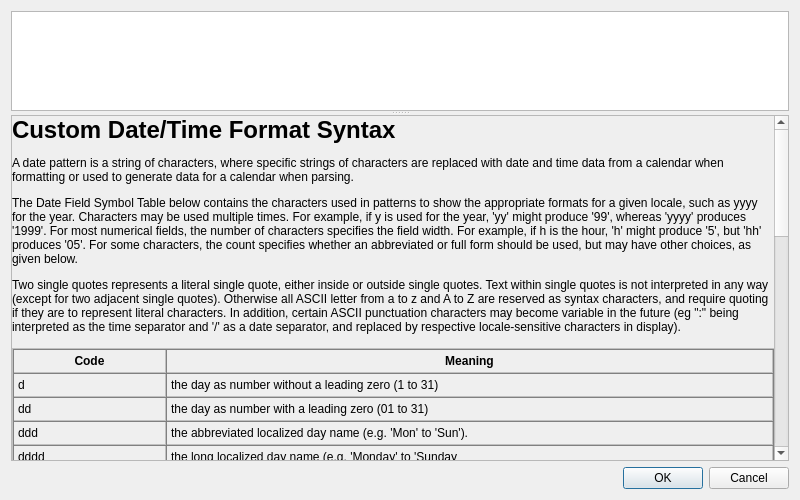
<?xml version="1.0" encoding="UTF-8"?>
<ui version="4.0">
 <class>LxQtWorldClockConfigurationManualFormat</class>
 <widget class="QDialog" name="LxQtWorldClockConfigurationManualFormat">
  <property name="geometry">
   <rect>
    <x>0</x>
    <y>0</y>
    <width>800</width>
    <height>500</height>
   </rect>
  </property>
  <property name="windowTitle">
   <string>World Clock Time Zones</string>
  </property>
  <layout class="QVBoxLayout" name="verticalLayout_3" stretch="0,0">
   <item>
    <widget class="QSplitter" name="splitter">
     <property name="orientation">
      <enum>Qt::Vertical</enum>
     </property>
     <property name="childrenCollapsible">
      <bool>false</bool>
     </property>
     <widget class="QPlainTextEdit" name="manualFormatPTE">
      <property name="sizePolicy">
       <sizepolicy hsizetype="Expanding" vsizetype="Expanding">
        <horstretch>0</horstretch>
        <verstretch>1</verstretch>
       </sizepolicy>
      </property>
      <property name="minimumSize">
       <size>
        <width>0</width>
        <height>100</height>
       </size>
      </property>
     </widget>
     <widget class="QScrollArea" name="scrollArea">
      <property name="sizePolicy">
       <sizepolicy hsizetype="Expanding" vsizetype="Expanding">
        <horstretch>0</horstretch>
        <verstretch>100</verstretch>
       </sizepolicy>
      </property>
      <property name="minimumSize">
       <size>
        <width>0</width>
        <height>100</height>
       </size>
      </property>
      <property name="horizontalScrollBarPolicy">
       <enum>Qt::ScrollBarAlwaysOff</enum>
      </property>
      <property name="widgetResizable">
       <bool>true</bool>
      </property>
      <widget class="QWidget" name="scrollAreaWidgetContents">
       <property name="geometry">
        <rect>
         <x>0</x>
         <y>0</y>
         <width>766</width>
         <height>1050</height>
        </rect>
       </property>
       <layout class="QVBoxLayout" name="verticalLayout">
        <property name="leftMargin">
         <number>0</number>
        </property>
        <property name="topMargin">
         <number>0</number>
        </property>
        <property name="rightMargin">
         <number>0</number>
        </property>
        <property name="bottomMargin">
         <number>0</number>
        </property>
        <item>
         <widget class="QLabel" name="helpL">
          <property name="text">
           <string>&lt;h1&gt;Custom Date/Time Format Syntax&lt;/h1&gt;
&lt;p&gt;A date pattern is a string of characters, where specific strings of characters are replaced with date and time data from a calendar when formatting or used to generate data for a calendar when parsing.&lt;/p&gt;
&lt;p&gt;The Date Field Symbol Table below contains the characters used in patterns to show the appropriate formats for a given locale, such as yyyy for the year. Characters may be used multiple times. For example, if y is used for the year, 'yy' might produce '99', whereas 'yyyy' produces '1999'. For most numerical fields, the number of characters specifies the field width. For example, if h is the hour, 'h' might produce '5', but 'hh' produces '05'. For some characters, the count specifies whether an abbreviated or full form should be used, but may have other choices, as given below.&lt;/p&gt;
&lt;p&gt;Two single quotes represents a literal single quote, either inside or outside single quotes. Text within single quotes is not interpreted in any way (except for two adjacent single quotes). Otherwise all ASCII letter from a to z and A to Z are reserved as syntax characters, and require quoting if they are to represent literal characters. In addition, certain ASCII punctuation characters may become variable in the future (eg &quot;:&quot; being interpreted as the time separator and '/' as a date separator, and replaced by respective locale-sensitive characters in display).&lt;br /&gt;&lt;/p&gt;
&lt;table border=&quot;1&quot; width=&quot;100%&quot; cellpadding=&quot;4&quot; cellspacing=&quot;0&quot;&gt;
&lt;tr&gt;&lt;th width=&quot;20%&quot;&gt;Code&lt;/th&gt;&lt;th&gt;Meaning&lt;/th&gt;&lt;/tr&gt;
&lt;tr&gt;&lt;td&gt;d&lt;/td&gt;&lt;td&gt;the day as number without a leading zero (1 to 31)&lt;/td&gt;&lt;/tr&gt;
&lt;tr&gt;&lt;td&gt;dd&lt;/td&gt;&lt;td&gt;the day as number with a leading zero (01 to 31)&lt;/td&gt;&lt;/tr&gt;
&lt;tr&gt;&lt;td&gt;ddd&lt;/td&gt;&lt;td&gt;the abbreviated localized day name (e.g. 'Mon' to 'Sun').&lt;/td&gt;&lt;/tr&gt;
&lt;tr&gt;&lt;td&gt;dddd&lt;/td&gt;&lt;td&gt;the long localized day name (e.g. 'Monday' to 'Sunday&lt;/td&gt;&lt;/tr&gt;
&lt;tr&gt;&lt;td&gt;M&lt;/td&gt;&lt;td&gt;the month as number without a leading zero (1-12)&lt;/td&gt;&lt;/tr&gt;
&lt;tr&gt;&lt;td&gt;MM&lt;/td&gt;&lt;td&gt;the month as number with a leading zero (01-12)&lt;/td&gt;&lt;/tr&gt;
&lt;tr&gt;&lt;td&gt;MMM&lt;/td&gt;&lt;td&gt;the abbreviated localized month name (e.g. 'Jan' to 'Dec').&lt;/td&gt;&lt;/tr&gt;
&lt;tr&gt;&lt;td&gt;MMMM&lt;/td&gt;&lt;td&gt;the long localized month name (e.g. 'January' to 'December').&lt;/td&gt;&lt;/tr&gt;
&lt;tr&gt;&lt;td&gt;yy&lt;/td&gt;&lt;td&gt;the year as two digit number (00-99)&lt;/td&gt;&lt;/tr&gt;
&lt;tr&gt;&lt;td&gt;yyyy&lt;/td&gt;&lt;td&gt;the year as four digit number&lt;/td&gt;&lt;/tr&gt;
&lt;tr&gt;&lt;td&gt;h&lt;/td&gt;&lt;td&gt;the hour without a leading zero (0 to 23 or 1 to 12 if AM/PM display)&lt;/td&gt;&lt;/tr&gt;
&lt;tr&gt;&lt;td&gt;hh&lt;/td&gt;&lt;td&gt;the hour with a leading zero (00 to 23 or 01 to 12 if AM/PM display)&lt;/td&gt;&lt;/tr&gt;
&lt;tr&gt;&lt;td&gt;H&lt;/td&gt;&lt;td&gt;the hour without a leading zero (0 to 23, even with AM/PM display)&lt;/td&gt;&lt;/tr&gt;
&lt;tr&gt;&lt;td&gt;HH&lt;/td&gt;&lt;td&gt;the hour with a leading zero (00 to 23, even with AM/PM display)&lt;/td&gt;&lt;/tr&gt;
&lt;tr&gt;&lt;td&gt;m&lt;/td&gt;&lt;td&gt;the minute without a leading zero (0 to 59)&lt;/td&gt;&lt;/tr&gt;
&lt;tr&gt;&lt;td&gt;mm&lt;/td&gt;&lt;td&gt;the minute with a leading zero (00 to 59)&lt;/td&gt;&lt;/tr&gt;
&lt;tr&gt;&lt;td&gt;s&lt;/td&gt;&lt;td&gt;the second without a leading zero (0 to 59)&lt;/td&gt;&lt;/tr&gt;
&lt;tr&gt;&lt;td&gt;ss&lt;/td&gt;&lt;td&gt;the second with a leading zero (00 to 59)&lt;/td&gt;&lt;/tr&gt;
&lt;tr&gt;&lt;td&gt;z&lt;/td&gt;&lt;td&gt;the milliseconds without leading zeroes (0 to 999)&lt;/td&gt;&lt;/tr&gt;
&lt;tr&gt;&lt;td&gt;zzz&lt;/td&gt;&lt;td&gt;the milliseconds with leading zeroes (000 to 999)&lt;/td&gt;&lt;/tr&gt;
&lt;tr&gt;&lt;td&gt;AP &lt;i&gt;or&lt;/i&gt; A&lt;/td&gt;&lt;td&gt;use AM/PM display. &lt;b&gt;A/AP&lt;/b&gt; will be replaced by either &quot;AM&quot; or &quot;PM&quot;.&lt;&lt;/td&gt;&lt;/tr&gt;
&lt;tr&gt;&lt;td&gt;ap &lt;i&gt;or&lt;/i&gt; a&lt;/td&gt;&lt;td&gt;use am/pm display. &lt;b&gt;a/ap&lt;/b&gt; will be replaced by either &quot;am&quot; or &quot;pm&quot;.&lt;&lt;/td&gt;&lt;/tr&gt;
&lt;tr&gt;&lt;td&gt;t&lt;/td&gt;&lt;td&gt;the timezone (for example &quot;CEST&quot;)&lt;/td&gt;&lt;/tr&gt;
&lt;tr&gt;&lt;td&gt;T&lt;/td&gt;&lt;td&gt;the offset from UTC&lt;/td&gt;&lt;/tr&gt;
&lt;tr&gt;&lt;td&gt;TT&lt;/td&gt;&lt;td&gt;the timezone IANA id&lt;/td&gt;&lt;/tr&gt;
&lt;tr&gt;&lt;td&gt;TTT&lt;/td&gt;&lt;td&gt;the timezone abbreviation&lt;/td&gt;&lt;/tr&gt;
&lt;tr&gt;&lt;td&gt;TTTT&lt;/td&gt;&lt;td&gt;the timezone short display name&lt;/td&gt;&lt;/tr&gt;
&lt;tr&gt;&lt;td&gt;TTTTT&lt;/td&gt;&lt;td&gt;the timezone long display name&lt;/td&gt;&lt;/tr&gt;
&lt;tr&gt;&lt;td&gt;TTTTTT&lt;/td&gt;&lt;td&gt;the timezone custom name. You can change it the 'Time zones' tab of the configuration window&lt;/td&gt;&lt;/tr&gt;&lt;/table&gt;
&lt;p&gt;&lt;br /&gt;&lt;b&gt;Note:&lt;/b&gt; Any characters in the pattern that are not in the ranges of ['a'..'z'] and ['A'..'Z'] will be treated as quoted text. For instance, characters like ':', '.', ' ', '#' and '@' will appear in the resulting time text even they are not enclosed within single quotes.The single quote is used to 'escape' letters. Two single quotes in a row, whether inside or outside a quoted sequence, represent a 'real' single quote.&lt;/p&gt;
</string>
          </property>
          <property name="textFormat">
           <enum>Qt::RichText</enum>
          </property>
          <property name="wordWrap">
           <bool>true</bool>
          </property>
         </widget>
        </item>
       </layout>
      </widget>
     </widget>
    </widget>
   </item>
   <item>
    <widget class="QDialogButtonBox" name="buttons">
     <property name="standardButtons">
      <set>QDialogButtonBox::Cancel|QDialogButtonBox::Ok</set>
     </property>
    </widget>
   </item>
  </layout>
 </widget>
 <tabstops>
  <tabstop>manualFormatPTE</tabstop>
  <tabstop>scrollArea</tabstop>
  <tabstop>buttons</tabstop>
 </tabstops>
 <resources/>
 <connections>
  <connection>
   <sender>buttons</sender>
   <signal>accepted()</signal>
   <receiver>LxQtWorldClockConfigurationManualFormat</receiver>
   <slot>accept()</slot>
   <hints>
    <hint type="sourcelabel">
     <x>95</x>
     <y>490</y>
    </hint>
    <hint type="destinationlabel">
     <x>97</x>
     <y>253</y>
    </hint>
   </hints>
  </connection>
  <connection>
   <sender>buttons</sender>
   <signal>rejected()</signal>
   <receiver>LxQtWorldClockConfigurationManualFormat</receiver>
   <slot>reject()</slot>
   <hints>
    <hint type="sourcelabel">
     <x>76</x>
     <y>490</y>
    </hint>
    <hint type="destinationlabel">
     <x>62</x>
     <y>253</y>
    </hint>
   </hints>
  </connection>
 </connections>
 <slots>
  <signal>maximumNetSpeedChanged(QString)</signal>
  <slot>on_typeCOB_currentIndexChanged(int)</slot>
  <slot>on_sourceCOB_currentIndexChanged(int)</slot>
  <slot>on_maximumHS_valueChanged(int)</slot>
  <slot>saveSettings()</slot>
 </slots>
</ui>
